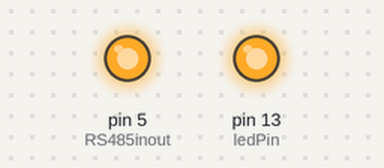
A sketch run on a simulated Arduino Uno, built with avr-gcc and run on an emulated ATmega328P. Parts: output pins drawn as LEDs (lit = HIGH).

Above: at 0.1 s.
Timing chart, 0 to 1.6 s (numbered marks = the images above):
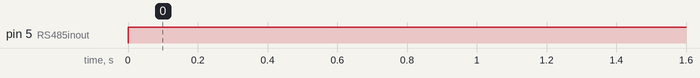

The sketch:

RS485_Sender.ino
```cpp
#include "Arduino.h"

// Library to allow a Serial port on arbitrary pins
#include <SoftwareSerial.h>

// These are the pins we'll be talking to the RS485 device on
#define RS485rx    6 // RS485 Receive pin  (RO)
#define RS485Tx   7 // RS485 Transmit pin  (DI)
#define RS485inout  5 // RS485 Transmit or Receive status (DE)
// Connect a cable betweeen DE and RE
// Connect the A's and the B's with the other boards

// Connect the A's and the B's with the other boards


#define RS485Transmit HIGH
#define RS485Receive  LOW
#define ledPin      13
#define baudRate    9600

// Define the RS485 object
SoftwareSerial RS485(RS485rx, RS485Tx);

// The data bytes we're sending or receiving
byte rxValue;
byte txValue;

byte data[]=
{1 , 5,
3 , 5,
5 , 2,
2 , 1,
1 , 12,
4 , 1,
5 , 12,
3 , 1,
2 , 1,
3 , 1,
5 , 1,
1 , 12,
6 , 1,
2 , 1,
5 , 3,
1 , 12,
1 , 5,
2 , 1,
3 , 5,
1 , 4,
5 , 11,
1 , 11,
5 , 1,
5 , 2,
7 , 2,
2 , 1,
4 , 2,
1 , 12,
2 , 1,
11 , 1,
5 , 1,
2 , 1,
3 , 1,
8 , 1,
2 , 1,
2 , 1,
6 , 1,
8 , 1,
2 , 1,
6 , 5,
2 , 1,
2 , 1,
1 , 2,
3 , 1,
6 , 1,
1 , 12,
6 , 1,
8 , 1,
1 , 5,
1 , 5,
1 , 12,
1 , 10,
2 , 1,
1 , 12,
2 , 1,
5 , 1,
2 , 1,
2 , 1,
12 , 1,
1 , 3,
10 , 1,
2 , 1,
2 , 1,
2 , 1,
2 , 1,
6 , 0,
0 , 5,
0 , 9,
2 , 0,
1 , 6,
0 , 5,
2 , 5,
3 , 0,
1 , 0,
0 , 5,
6 , 0,
0 , 5,
2 , 1,
6 , 0,
6 , 0,
2 , 1,
2 , 1,
3 , 0,
7 , 0,
0 , 10,
1 , 0,
7 , 0,
3 , 0,
7 , 0,
0 , 10,
6 , 0,
7 , 0,
4 , 0,
10 , 0,
6 , 0,
6 , 0,
7 , 0,
0 , 10,
6 , 0,
7 , 0,
0 , 4,
7 , 0,
2 , 0,
7 , 0,
7 , 0,
1 , 5,
8 , 0,
10 , 0,
1 , 0,
7 , 0,
7 , 0,
3 , 0,
7 , 0,
7 , 0,
7 , 0,
11 , 0,
7 , 2,
7 , 0,
10 , 0,
2 , 0,
1 , 10,
10 , 0,
7 , 0,
0 , 2,
2 , 0,
0 , 5,
0 , 1,
8 , 0,
0 , 7,
0 , 5,
0 , 10,
1 , 0,
0 , 5,
0 , 5,
0 , 5,
0 , 1,
7 , 0,
6 , 0,
7 , 0,
1 , 9,
7 , 0,
7 , 0,
3 , 0,
3 , 0,
7 , 0,
10 , 0,
7 , 0,
7 , 0,
1 , 0,
5 , 0,
7 , 0,
4 , 0,
0 , 5,
7 , 0,
11 , 0,
7 , 0,
2 , 0,
1 , 0,
0 , 5,
7 , 0,
7 , 0,
1 , 0,
7 , 0,
0 , 6,
7 , 0,
7 , 0,
0 , 2,
0 , 10,
6 , 0,
7 , 0,
7 , 0,
1 , 0,
7 , 0,
7 , 0,
6 , 0,
7 , 0
  };

// -----------------------------------------------------------------
// SETUP         SETUP         SETUP         SETUP         SETUP
// -----------------------------------------------------------------
void setup() /****** SETUP: RUNS ONCE ******/
{
  // Debugging window
  Serial.begin(9600);

  // Set modes for pins
  pinMode(ledPin, OUTPUT);
  pinMode(RS485inout, OUTPUT);

  // Ensure the on-board LED is off
  digitalWrite(ledPin, HIGH);

  // Set RS485 device to read initially
  digitalWrite(RS485inout, RS485Receive);

  // Set the baud rate. The longer the wire the slower you should
  // set the transmission rate. Anything here:
  // 300, 600, 1200, 2400, 4800, 9600, 14400, 19200, 28800, 31250,
  // 38400, 57600, and 115200
  // MUST BE THE SAME AS THE SENDER UNIT!
  RS485.begin(9600);
}

// -----------------------------------------------------------------
// LOOP     LOOP     LOOP     LOOP     LOOP     LOOP     LOOP
// -----------------------------------------------------------------

void loop()
{


  //String teststring =  String('a');
  //int val1=0;
  //int val2=5;
  //byte teststring[] = {val1, val2}; // Serial Communication is easy!";
  //Serial.write(12);
  digitalWrite(RS485inout, RS485Transmit);
  int i;
  int j=0;


  for (i = 0; i < 352; i++) {


  if (j==0){
  RS485.write('a');
  //delay(5);

  }
  j++;
  RS485.write(data[i]);
 //delay(5);

  if (j==2){
  RS485.write('b');
  delay(100);

  j=0;
  }


  }


}
```

Measured:
- by itself, pin 5 (RS485inout): LOW → HIGH at 0.00 s
